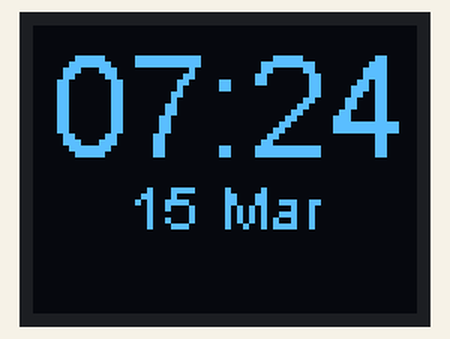
The program below on a simulated ESP8266 (Wemos D1 mini). On the bench: 64×48 one-colour display. WiFi joins after 1.5 s; servers stay silent unless stated; what the program prints to the serial monitor is not drawn.

Above: at 1.7 s.
At 30.7 s:
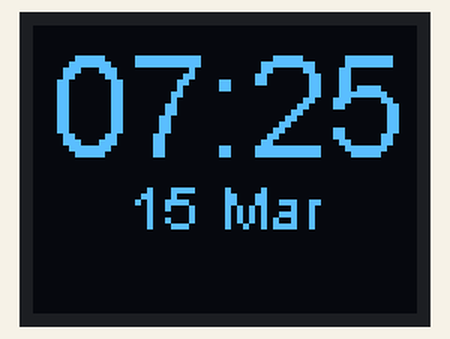

The program:

main.cpp
```cpp
//Programa: Relogio com NodeMCU ESP8266 e display Oled - NTP
//Referencia: A Beginner's Guide to the ESP8266 - Pieter P.
//Adaptacoes e alteracoes: Arduino e Cia

#include <ESP8266WiFi.h>
#include <ESP8266WiFiMulti.h>
#include <WiFiUdp.h>
#include <Wire.h>
#include <SSD1306Wire.h>
#include <time.h>

//Cria uma instancia da classe ESP8266WiFiMulti, chamada 'wifiMulti'
ESP8266WiFiMulti wifiMulti;

//Cria uma instancia da classe WifiUDP para enviar e receber dados
WiFiUDP UDP;

IPAddress timeServerIP;
//Define o servidor NTP utilizado
const char* NTPServerName = "b.ntp.br";

//Time stamp do NTP se encontra nos primeiros 48 bytes da mensagem
const int NTP_PACKET_SIZE = 48;

//Buffer para armazenar os pacotes transmitidos e recebidos
byte NTPBuffer[NTP_PACKET_SIZE];

//Inicializa o display Oled
SSD1306Wire display(0x3c, SDA, SCL, GEOMETRY_64_48);

int screenWidth = 64;
int screenHeight = 48;
int centerX = screenWidth / 2;
int centerY = screenHeight / 2;

String months[12] = {"Jan", "Fev", "Mar", "Abr", "Mai", "Jun", "Jul", "Ago", "Set", "Out", "Nov", "Dez"};

void startWiFi();
void startUDP();
uint32_t getTime();
void sendNTPpacket(IPAddress& address);
inline int getSeconds(uint32_t UNIXTime);
inline int getMinutes(uint32_t UNIXTime);
inline int getHours(uint32_t UNIXTime);

void setup() {
  Serial.begin(9600);
  delay(10);
  Serial.println("rn");

  //Inicia a comunicacao com os hothospts configurados
  startWiFi();
  startUDP();

  if (!WiFi.hostByName(NTPServerName, timeServerIP)) {
    //Obtem o endereco IP do servidor NTP
    Serial.println("DNS lookup failed. Rebooting.");
    Serial.flush();
    ESP.reset();
  }
  Serial.print("IP do servidor NTP:t");
  Serial.println(timeServerIP);

  Serial.println("rnEnviando requisicao NTP...");
  sendNTPpacket(timeServerIP);

  //Inicializacao do display
  display.init();
}

//Requisita horario do servidor NTP a cada minuto
unsigned long intervalNTP = 60000;
unsigned long prevNTP = 0;
unsigned long lastNTPResponse = millis();
uint32_t timeUNIX = 0;

unsigned long prevActualTime = 0;

void loop() {
  unsigned long currentMillis = millis();

  if (currentMillis - prevNTP > intervalNTP) {
    //Verificar se passou um minuto da ultima requisicao
    prevNTP = currentMillis;
    Serial.println("rnEnviando requisicao NTP ...");
    sendNTPpacket(timeServerIP);
  }

  uint32_t time = getTime();
  if (time) {
    timeUNIX = time - 10800;
    Serial.print("Resposta NTP:t");
    Serial.println(timeUNIX);
    lastNTPResponse = currentMillis;
  } else if ((currentMillis - lastNTPResponse) > 3600000) {
    Serial.println("Mais de 1 hora desde a ultima resposta NTP. Reiniciando.");
    Serial.flush();
    ESP.reset();
  }

  uint32_t actualTime = timeUNIX + (currentMillis - lastNTPResponse) / 1000;
  if (actualTime != prevActualTime && timeUNIX != 0) {
    //Verifica se passou um segundo desde a ultima impressao de valores no serial monitor
    prevActualTime = actualTime;
    Serial.printf("\rUTC time:\t%02d:%02d:%02d", getHours(actualTime), getMinutes(actualTime), getSeconds(actualTime));
  }

  struct tm *currentTime;
  time_t seconds = time_t(timeUNIX);
  currentTime = localtime(&seconds);

  //Mostrando a hora no display
  //Apaga o display
  display.clear();
  display.setTextAlignment(TEXT_ALIGN_CENTER);

  char string[10];
  sprintf(string, "%02d:%02d", getHours(actualTime), getMinutes(actualTime));

  //Mostra o horario atualizado
  display.setFont(ArialMT_Plain_24);
  display.drawString(centerX, 0, string);

  sprintf(string, "%02d %s", currentTime->tm_mday, months[currentTime->tm_mon].c_str());
  display.setFont(ArialMT_Plain_10);
  display.drawString(centerX, centerY, string);

  display.display();
}

void startWiFi() {
  //Coloque aqui as redes wifi necessarias
  wifiMulti.addAP("Murilo", "94658243");

  Serial.println("Conectando");
  while (wifiMulti.run() != WL_CONNECTED) {
    //Aguarda a conexao da rede wifi
    delay(250);
    Serial.print('.');
  }
  Serial.println("rn");
  Serial.print("Conectado a rede ");
  Serial.println(WiFi.SSID());
  Serial.print("Endereco IP:t");
  Serial.print(WiFi.localIP());
  Serial.println("rn");
}

void startUDP() {
  Serial.println("Iniciando UDP");
  //Inicializa UDP na porta 23
  UDP.begin(123);
  Serial.print("Porta local:t");
  Serial.println(UDP.localPort());
  Serial.println();
}

uint32_t getTime() {
  if (UDP.parsePacket() == 0) {
    return 0;
  }
  UDP.read(NTPBuffer, NTP_PACKET_SIZE); // read the packet into the buffer
  //Combina os 4 bytes do timestamp em um numero de 32 bits
  uint32_t NTPTime = (NTPBuffer[40] << 24) | (NTPBuffer[41] << 16) | (NTPBuffer[42] << 8) | NTPBuffer[43];
  //Converte o horario NTP para UNIX timestamp
  //Unix time comeca em 1 de Jan de 1970. Sao 2208988800 segundos no horario NTP:
  const uint32_t seventyYears = 2208988800UL;
  //Subtrai setenta anos do tempo
  uint32_t UNIXTime = NTPTime - seventyYears;
  return UNIXTime;
}

void sendNTPpacket(IPAddress& address) {
  //Seta todos os bytes do buffer como 0
  memset(NTPBuffer, 0, NTP_PACKET_SIZE);
  //Inicializa os valores necessarios para formar a requisicao NTP
  NTPBuffer[0] = 0b11100011;   // LI, Version, Mode
  //Envia um pacote requisitando o timestamp
  UDP.beginPacket(address, 123);
  UDP.write(NTPBuffer, NTP_PACKET_SIZE);
  UDP.endPacket();
}

inline int getSeconds(uint32_t UNIXTime) {
  return UNIXTime % 60;
}

inline int getMinutes(uint32_t UNIXTime) {
  return UNIXTime / 60 % 60;
}

inline int getHours(uint32_t UNIXTime) {
  return UNIXTime / 3600 % 24;
}
```

Measured:
- what the display in image 0 shows lasts 28.9 s, from 1.7 s to 30.6 s
